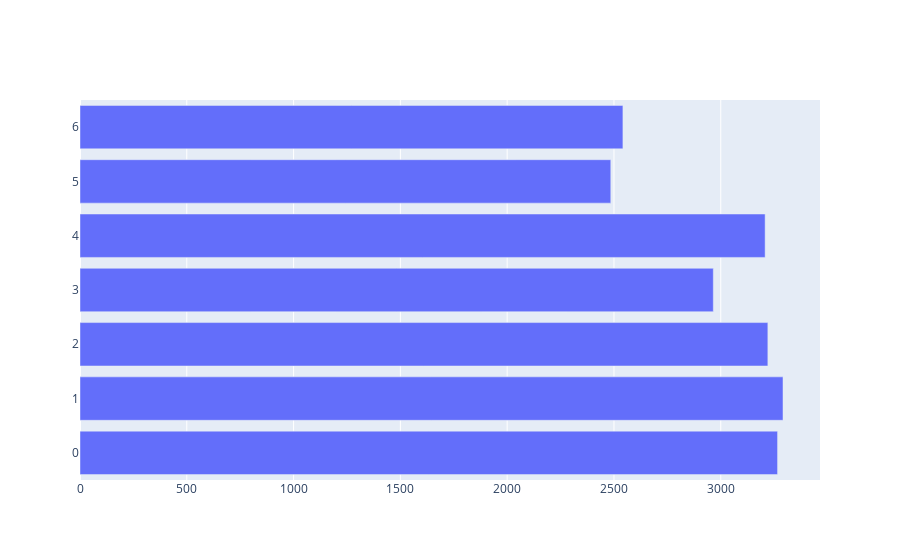

Notebook cell for this chart:
### Code cell
fig = go.Figure()
fig.add_trace(go.Bar(x=data.groupby('days', as_index=False).agg({'volume': 'mean'})['volume'], name='Volume'))
fig.show()

### Figure 1 — Plotly figure (JSON) as saved in the notebook; plotly's stock layout.template omitted (floating-point values rounded to 4 significant figures)
{"data": [{"name": "Volume", "type": "bar", "x": [3266.0, 3291.0, 3221.0, 2965.0, 3208.0, 2485.0, 2542.0]}], "layout": {}}
